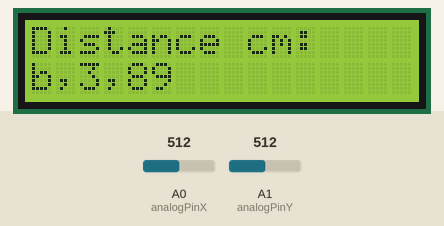
A sketch run on a simulated Arduino Uno, built with avr-gcc and run on an emulated ATmega328P. On the bench: 16×2 character LCD. The test bench sets the inputs (shaded band); at power-on: A0 (analogPinX) = 512, A1 (analogPinY) = 512. What the sketch prints to the serial monitor is not drawn.

Above: at 1.2 s.
1.3 s: A0 (analogPinX) set to 521
At 2.8 s:
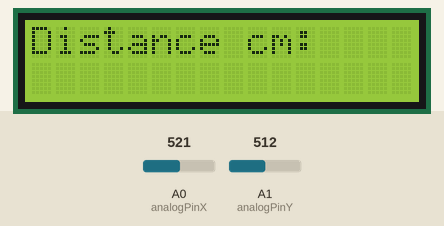
5.4 s: A0 (analogPinX) set to 716
At 6.6 s:
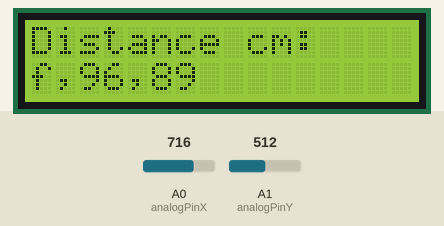
9.5 s: A1 (analogPinY) set to 716
At 10.5 s:
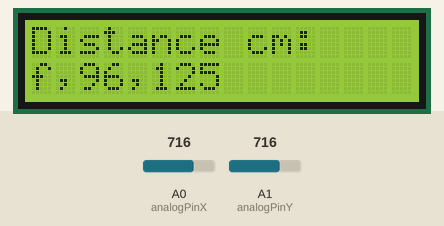
12.6 s: A1 (analogPinY) set to 900
At 13.5 s:
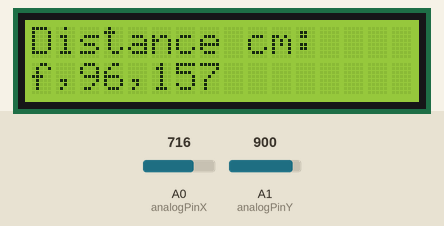
15.6 s: A1 (analogPinY) set to 1023
At 16.5 s:
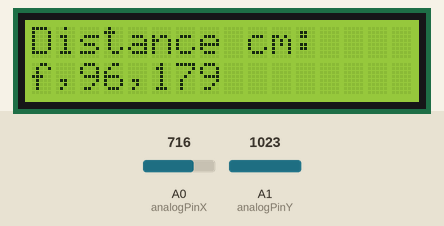
18.6 s: A0 (analogPinX) set to 900
At 19.4 s:
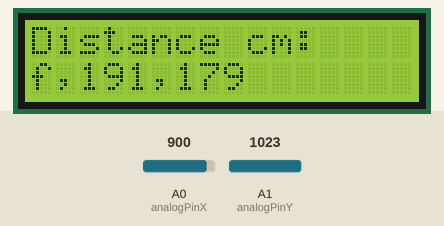
Timing chart, 0 to 21.6 s (numbered marks = the images above; inputs shaded):
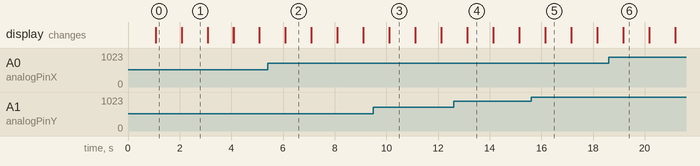

Measured:
- the behaviour switches between 520 and 521 on A0 (analogPinX) (found by bisection; images 0 and 1)
- after the input at 1.3 s, the display: first differs from a run without the input after 0.78 s (image 1)
- after the input at 5.4 s, the display: first differs from a run without the input after 0.70 s (image 2)
- after the input at 9.5 s, the display: first differs from a run without the input after 0.62 s (image 3)
- after the input at 12.6 s, the display: first differs from a run without the input after 0.54 s (image 4)
- after the input at 15.6 s, the display: first differs from a run without the input after 0.56 s (image 5)
- after the input at 18.6 s, the display: first differs from a run without the input after 0.58 s (image 6)

The sketch:

Joystick.ino
```cpp
#include <LiquidCrystal.h>

LiquidCrystal lcd(12,11,5,4,3,2);
int valX;
int valX1;
int valY;
byte analogPinX = 0;
byte analogPinY = 1;
int cm = 0;
long previousMillis = 0;
long interval = 150;
long previousRXTXMillis = 0;
long RXTXinterval = 20;


void setup()
{
  lcd.begin(16, 2);
  lcd.clear();
  Serial.begin(19200);
}

byte getDistance()
{
  cm = Serial.parseInt();
  if (cm < 50 )
  {
    return cm;
  }
}

void printForward()
{
  valX = constrain(valX, 3, 255);
  valY = constrain(valY, 0, 179);
  Serial.print("f");
  Serial.print(",");
  Serial.println(valX);
  Serial.print(",");
  Serial.println(valY);
  lcd.setCursor(0,1);
  lcd.print("f");
  lcd.print(",");
  lcd.print(valX);
  lcd.print(",");
  lcd.print(valY);
}

void printBackward()
{
  valX1 = constrain(valX1, 3, 255);
  valY = constrain(valY, 0, 179);
  Serial.print("b");
  Serial.print(",");
  Serial.println(valX1);
  Serial.print(",");
  Serial.println(valY);
  lcd.setCursor(0,1);
  lcd.print("b");
  lcd.print(",");
  lcd.print(valX1);
  lcd.print(",");
  lcd.print(valY);
}

void printStop()
{
  valY = constrain(valY, 0, 179);
  Serial.println("s");
  Serial.println(valY);
  lcd.setCursor(0, 1);
  lcd.print("s");
  lcd.print(",");
  lcd.print(valY);
}

void  LCDrefresh()
{
  unsigned long currentMillis = millis();
  if (currentMillis - previousMillis > interval)
    {
      previousMillis = currentMillis;
      lcd.clear();
    }
}

void loop()
{
  valX = map(analogRead(analogPinX), 530, 1023, 0, 255);
  valX1 = map(analogRead(analogPinX), 516, 0, 0, 255);
  valY = map(analogRead(analogPinY), 0 ,1023, 0, 179);
  unsigned long currentRXTXMillis = millis();

 if (currentRXTXMillis - previousRXTXMillis > RXTXinterval)
  {
    previousRXTXMillis = currentRXTXMillis;
    if (valX > 3)
    {
      printForward();
    }
    if (valX < -4 )
    {
      printBackward();
    }
    else if ((valX < 3) && (valX > -4))
    {
      printStop();
    }
  }

  lcd.setCursor(0, 0);
  lcd.print("Distance cm: ");
  lcd.print(getDistance());
  LCDrefresh();
}
```
